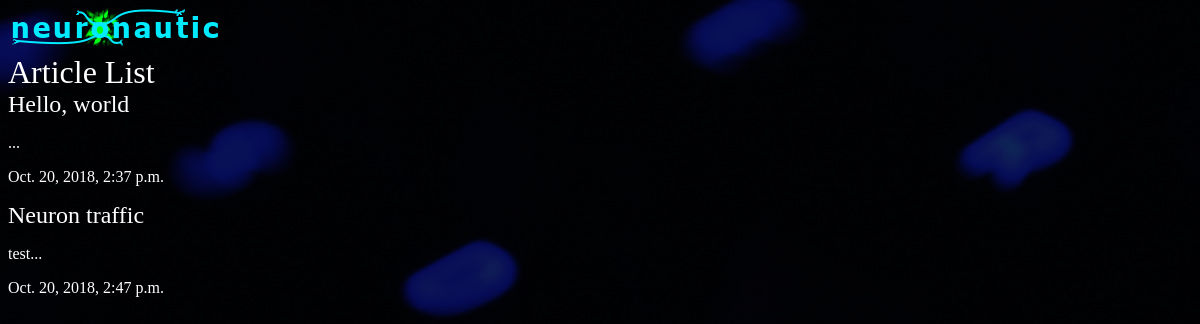
/neuron/, run on an earlier commit of the app's database.
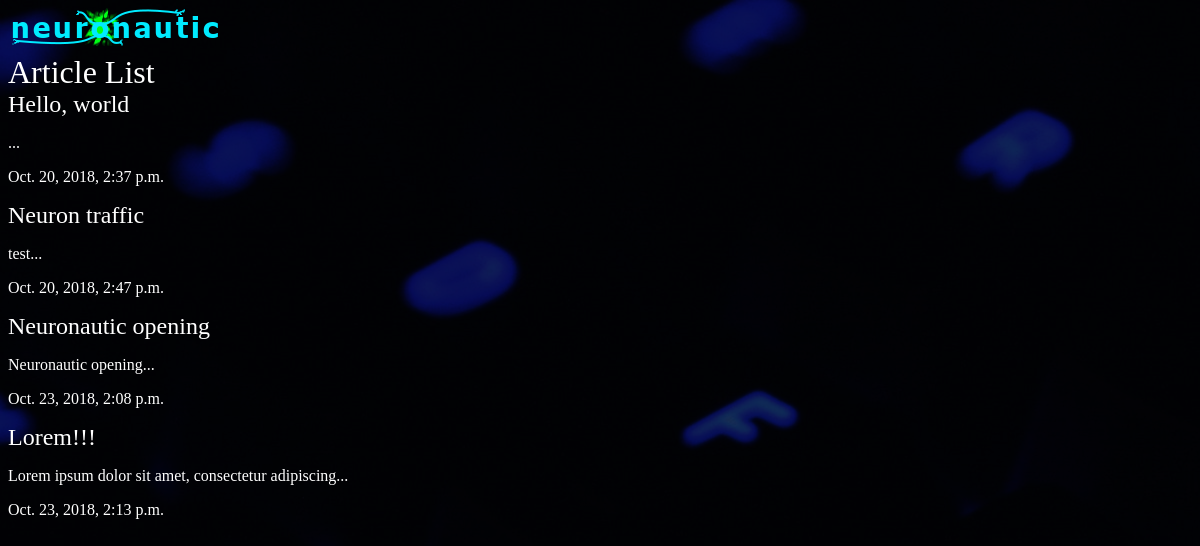
And on a later commit of the database.
### neuron/models.py (models this page shows, shortened)
class Article(models.Model):
    title = models.CharField(max_length=100)
    slug = models.SlugField()
    body = models.TextField()
    date = models.DateTimeField(auto_now_add=True)
    def snippet(self):
        return self.body[:50] + '...'

### neuron/views.py (the view)
def article_list(request):
    articles = Article.objects.all().order_by('date')
    return render(request, 'articles/article_list.html', {'articles': articles})

### neuron/templates/articles/article_list.html
{% extends 'base_layout.html' %}
{% block content %}
<h1>Article List</h1>
<div class="articles">
    {% for article in articles %}
    <h2><a href="{% url 'articles:detail' slug=article.slug %}">{{ article.title }}</a></h2>
    <p>{{ article.snippet }}</p>
    <p>{{ article.date }}</p>
    {% endfor %}
</div>
{% endblock %}

### templates/base_layout.html (shortened to what this page needs)
{% load static from staticfiles %}
<!DOCTYPE html>
<html lang="en">
<head>
    <link rel="stylesheet" href="{% static 'style.css' %}">
</head>
<body>
    <div class="wrapper">
       <h1><a href="{% url 'articles:list' %}"><img src="{% static 'logo.png' %}"></a></h1>
        {% block content %}
        {% endblock %}
    </div>
</body>
</html>

### assets/style.css (style rules this page uses)
body { background-color: #0f121f; background-image: url(pexels-photo-1010496.jpeg); background-blend-mode: soft-light; background-repeat-y: no-repeat; color: #fff; }
body * { font-family: Ubuntu; }
h1,h2,h3,h4,h5 { font-weight: normal; margin: 0; }
a,a:hover, a:visited { color: #fff; text-decoration: none; }

What changed in the data, as far as the page shows it:
added Article: title "Neuronautic opening", snippet "Neuronautic opening...", date "Oct. 23, 2018, 2:08 p.m."
added Article: title "Lorem!!!", snippet "Lorem ipsum dolor sit amet, consectetur adipiscing...", date "Oct. 23, 2018, 2:13 p.m."
